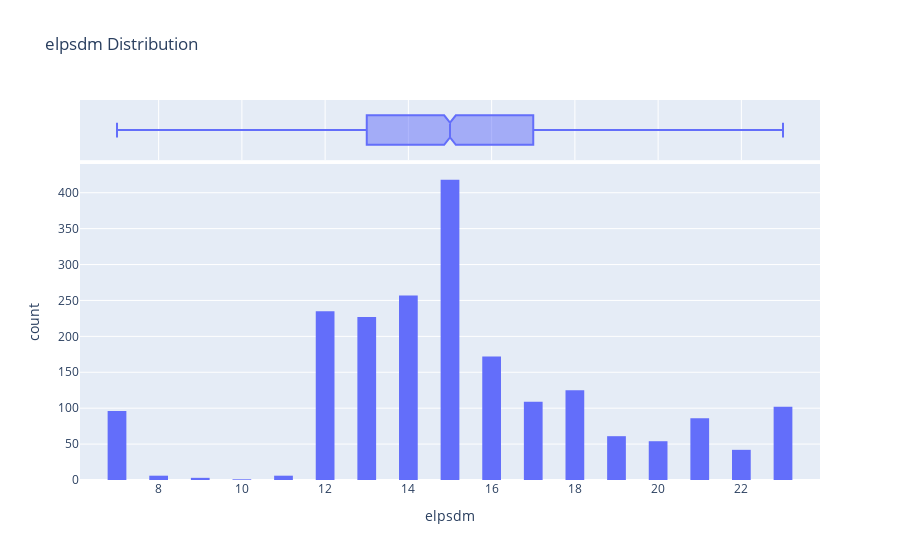

Notebook code for this chart:
### Code cell
fig = px.histogram(df, x='elpsdm', marginal='box', nbins=47, title='elpsdm Distribution')
fig.update_layout(bargap=0.1)
fig.show()

### Figure 1 — Plotly figure (JSON) as saved in the notebook; plotly's stock layout.template omitted (floating-point values rounded to 4 significant figures; data arrays with more than 128 entries replaced by an {"elided": "..."} marker saying what was removed)
{"data": [{"alignmentgroup": "True", "bingroup": "x", "hovertemplate": "elpsdm=%{x}<br>count=%{y}<extra></extra>", "legendgroup": "", "marker": {"color": "#636efa", "pattern": {"shape": ""}}, "name": "", "nbinsx": 47, "offsetgroup": "", "orientation": "v", "showlegend": false, "type": "histogram", "x": {"elided": "2000 int values"}, "xaxis": "x", "yaxis": "y"}, {"alignmentgroup": "True", "hovertemplate": "elpsdm=%{x}<extra></extra>", "legendgroup": "", "marker": {"color": "#636efa"}, "name": "", "notched": true, "offsetgroup": "", "showlegend": false, "type": "box", "x": {"elided": "2000 int values"}, "xaxis": "x2", "yaxis": "y2"}], "layout": {"bargap": 0.1, "barmode": "relative", "legend": {"tracegroupgap": 0}, "title": {"text": "elpsdm Distribution"}, "xaxis": {"anchor": "y", "domain": [0, 1], "title": {"text": "elpsdm"}}, "xaxis2": {"anchor": "y2", "domain": [0, 1], "matches": "x", "showgrid": true, "showticklabels": false}, "yaxis": {"anchor": "x", "domain": [0, 0.8316], "title": {"text": "count"}}, "yaxis2": {"anchor": "x2", "domain": [0.8416, 1], "matches": "y2", "showgrid": false, "showline": false, "showticklabels": false, "ticks": ""}}}
